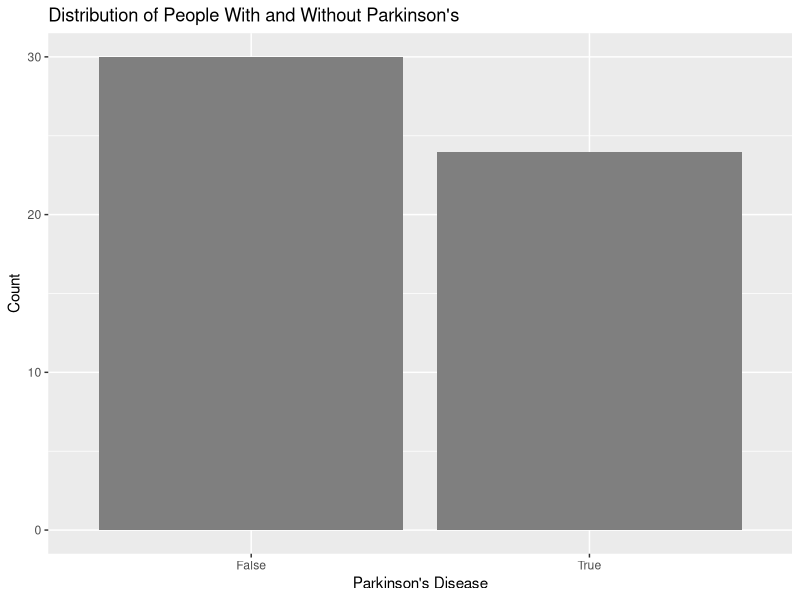

Reproduce this figure in R. (Note: this script raises an error after producing the figure.)
library(ggplot2)
library(dplyr)

data <- read.csv('../../data/GT_DataPD_MIT-CS2PD.csv')

data <- select(data, -c(pID, file_1))

ggplot(data, aes(x=gt, fill=gt)) +
  geom_bar() +
  labs(title = "Distribution of People With and Without Parkinson's", x = "Parkinson's Disease", y = "Count") +
  scale_fill_manual(values=c("TRUE"="blue", "FALSE"="red"))

stats_data <- data %>% 
  select(-gt) %>% 
  summarise_all(funs(mean(., na.rm = TRUE))) %>%
  gather(key = "Statistic", value = "Value")

ggplot(stats_data, aes(x = Statistic, y = Value, fill = Statistic)) +
  geom_bar(stat = "identity") +
  labs(title = "Bar Graph of Other Dynamics", x = "Dynamics", y = "Mean Value") +
  theme(axis.text.x = element_text(angle = 45, hjust = 1))